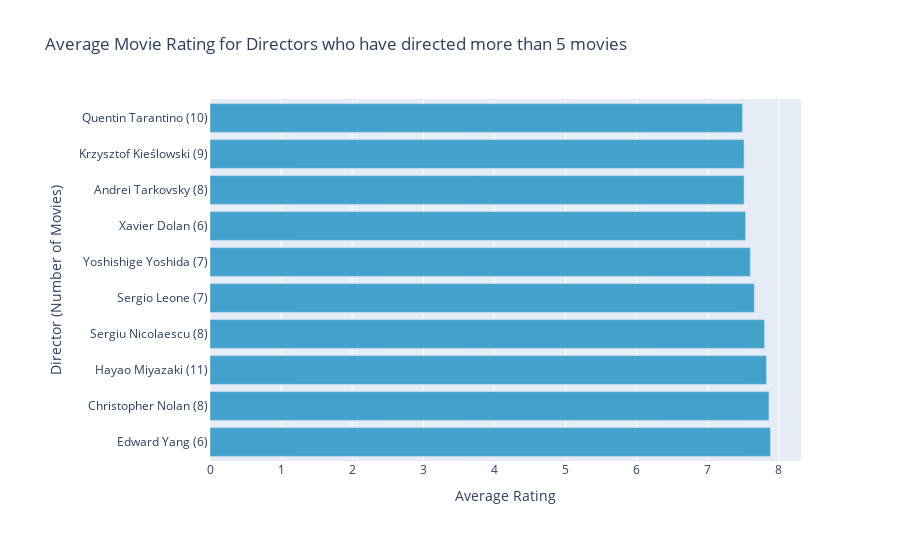

Notebook code cell kept with this figure:
### Markdown cell above
!pip install chart-studio
# Which directors get the highest average movie ratings?
And these are the directors who have directed more than 5 movies with the highest average movie rating. The rating levels are close, but Edward Yang, has the highest overall average movie rating.

### Code cell
import chart_studio.plotly as py
import plotly.graph_objects as go
from plotly.offline import iplot
data = [go.Bar(
    x=top10rat['vote_average'],
    y=top10rat['director+count'],
    orientation = 'h',
    marker=dict(
        color='rgb(67,162,202)'
    )
)]

layout = dict(
    title='Average Movie Rating for Directors who have directed more than 5 movies',
    margin=go.Margin(
        l=210,
        r=100,
        b=100,
        t=100,
        pad=1),
    xaxis=dict(
        title='Average Rating'
    ),

    yaxis=dict(
        title='              Director (Number of Movies)',
        tickfont=dict(
            size=12,
        )
    )

)

fig = go.Figure(data = data, layout = layout)

iplot(fig)

### Figure 1 — Plotly figure (JSON) as saved in the notebook; plotly's stock layout.template omitted (floating-point values rounded to 4 significant figures)
{"data": [{"marker": {"color": "rgb(67,162,202)"}, "orientation": "h", "x": [7.883, 7.862, 7.827, 7.8, 7.657, 7.6, 7.533, 7.513, 7.511, 7.49], "y": ["Edward Yang (6)", "Christopher Nolan (8)", "Hayao Miyazaki (11)", "Sergiu Nicolaescu (8)", "Sergio Leone (7)", "Yoshishige Yoshida (7)", "Xavier Dolan (6)", "Andrei Tarkovsky (8)", "Krzysztof Kieślowski (9)", "Quentin Tarantino (10)"], "type": "bar"}], "layout": {"margin": {"b": 100, "l": 210, "pad": 1, "r": 100, "t": 100}, "title": {"text": "Average Movie Rating for Directors who have directed more than 5 movies"}, "xaxis": {"title": {"text": "Average Rating"}}, "yaxis": {"tickfont": {"size": 12}, "title": {"text": "              Director (Number of Movies)"}}}}
